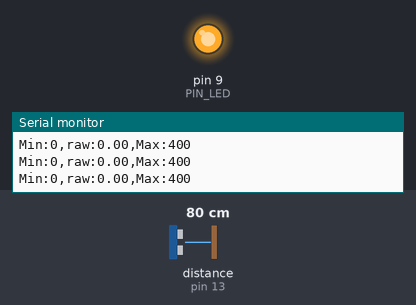
This sketch was run on a simulated Arduino Uno, built with avr-gcc and run on an emulated ATmega328P. Parts: output pins drawn as LEDs (lit = HIGH), the last lines printed to the serial monitor. Wiring (inferred from the names in the program): ultrasonic range finder: trigger pin 12; echo pin 13. Inputs (shaded band) come from the test bench; at power-on: distance to the obstacle (sensor on pin 13) 80 cm. The echo pulse lasts 58.3 µs per cm; pins used as bus, display or sensor lines are not drawn.

Above: at 1.2 s.
1.3 s: distance to the obstacle (sensor on pin 13) set to 33 cm
2.8 s: distance to the obstacle (sensor on pin 13) set to 27 cm
At 4.0 s:
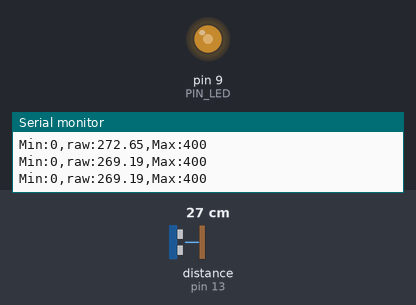
4.3 s: distance to the obstacle (sensor on pin 13) set to 22 cm
At 5.3 s:
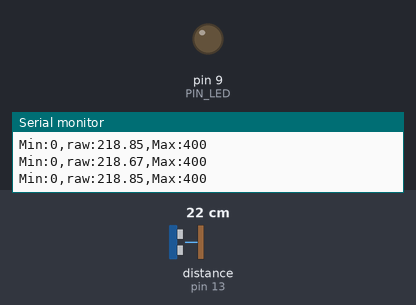
Timing chart, 0 to 7.3 s (numbered marks = the images above; inputs shaded):
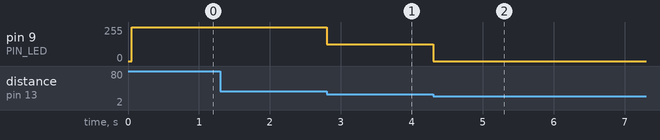

The sketch:

assignment08P20.ino
```cpp
// Arduino pin assignment
#define PIN_LED 9
#define PIN_TRIG 12
#define PIN_ECHO 13

// configurable parameters
#define SND_VEL 346.0 // sound velocity at 24 celsius degree (unit: m/s)
#define INTERVAL 25 // sampling interval (unit: ms)
#define _DIST_MIN 100 // minimum distance to be measured (unit: mm)
#define _DIST_MAX 300 // maximum distance to be measured (unit: mm)

// global variables
float timeout; // unit: us
float dist_min, dist_max, dist_raw; // unit: mm
unsigned long last_sampling_time; // unit: ms
float scale; // used for pulse duration to distance conversion

void setup() {
// initialize GPIO pins
  pinMode(PIN_LED,OUTPUT);
  pinMode(PIN_TRIG,OUTPUT);
  digitalWrite(PIN_TRIG, LOW);
  pinMode(PIN_ECHO,INPUT);

// initialize USS related variables
  dist_min = _DIST_MIN;
  dist_max = _DIST_MAX;
  timeout = (INTERVAL / 2) * 1000.0; // precalculate pulseIn() timeout value. (unit: us)
  dist_raw = 0.0; // raw distance output from USS (unit: mm)
  scale = 0.001 * 0.5 * SND_VEL;

// initialize serial port
  Serial.begin(57600);

// initialize last sampling time
  last_sampling_time = 25;
}

void loop() {
// wait until next sampling time.
// millis() returns the number of milliseconds since the program started. Will overflow after 50 days.
  if(millis() < last_sampling_time + INTERVAL) return;

// get a distance reading from the USS
  float temp = USS_measure(PIN_TRIG,PIN_ECHO);
  if (temp)
    dist_raw = temp;

// output the read value to the serial port
  Serial.print("Min:0,");
  Serial.print("raw:");
  Serial.print(dist_raw);
  Serial.print(",");
  Serial.println("Max:400");

// turn on the LED if the distance is between dist_min and dist_max
  if(dist_raw <= dist_min || dist_raw >= dist_max) {
    analogWrite(PIN_LED, 255);
  }
  else if(150 <= dist_raw && dist_raw <= 250){
    analogWrite(PIN_LED, 0);
  }
  else{
    analogWrite(PIN_LED, 127);
  }

// do something here
//  delay(50); // Assume that it takes 5ms to do something.

// update last sampling time
  last_sampling_time += INTERVAL;
}

// get a distance reading from USS. return value is in millimeter.
float USS_measure(int TRIG, int ECHO)
{
  float reading;
  digitalWrite(TRIG, HIGH);
  delayMicroseconds(10);
  digitalWrite(TRIG, LOW);
  reading = pulseIn(ECHO, HIGH, timeout) * scale; // unit: mm
  if(reading < dist_min || reading > dist_max) reading = 0.0; // return 0 when out of range.
  return reading;
  // Pulse duration to distance conversion example (target distance = 17.3m)
  // - round trip distance: 34.6m
  // - expected pulse duration: 0.1 sec, or 100,000us
  // - pulseIn(ECHO, HIGH, timeout) * 0.001 * 0.5 * SND_VEL
  //           = 100,000 micro*sec * 0.001 milli/micro * 0.5 * 346 meter/sec
  //           = 100,000 * 0.001 * 0.5 * 346 * micro * sec * milli * meter
  //                                           ----------------------------
  //                                           micro * sec
  //           = 100 * 173 milli*meter = 17,300 mm = 17.3m
  // pulseIn() returns microseconds.
}
```

Measured:
- the behaviour switches between 31 and 30 cm on distance to the obstacle (sensor on pin 13) (found by bisection; images 0 and 1)
- the behaviour switches between 26 and 25 cm on distance to the obstacle (sensor on pin 13) (found by bisection; images 1 and 2)
- after the input at 2.8 s, pin 9 (PIN_LED): 255/255 → 127/255 at once
- after the input at 4.3 s, pin 9 (PIN_LED): 127/255 → 0/255 at once
